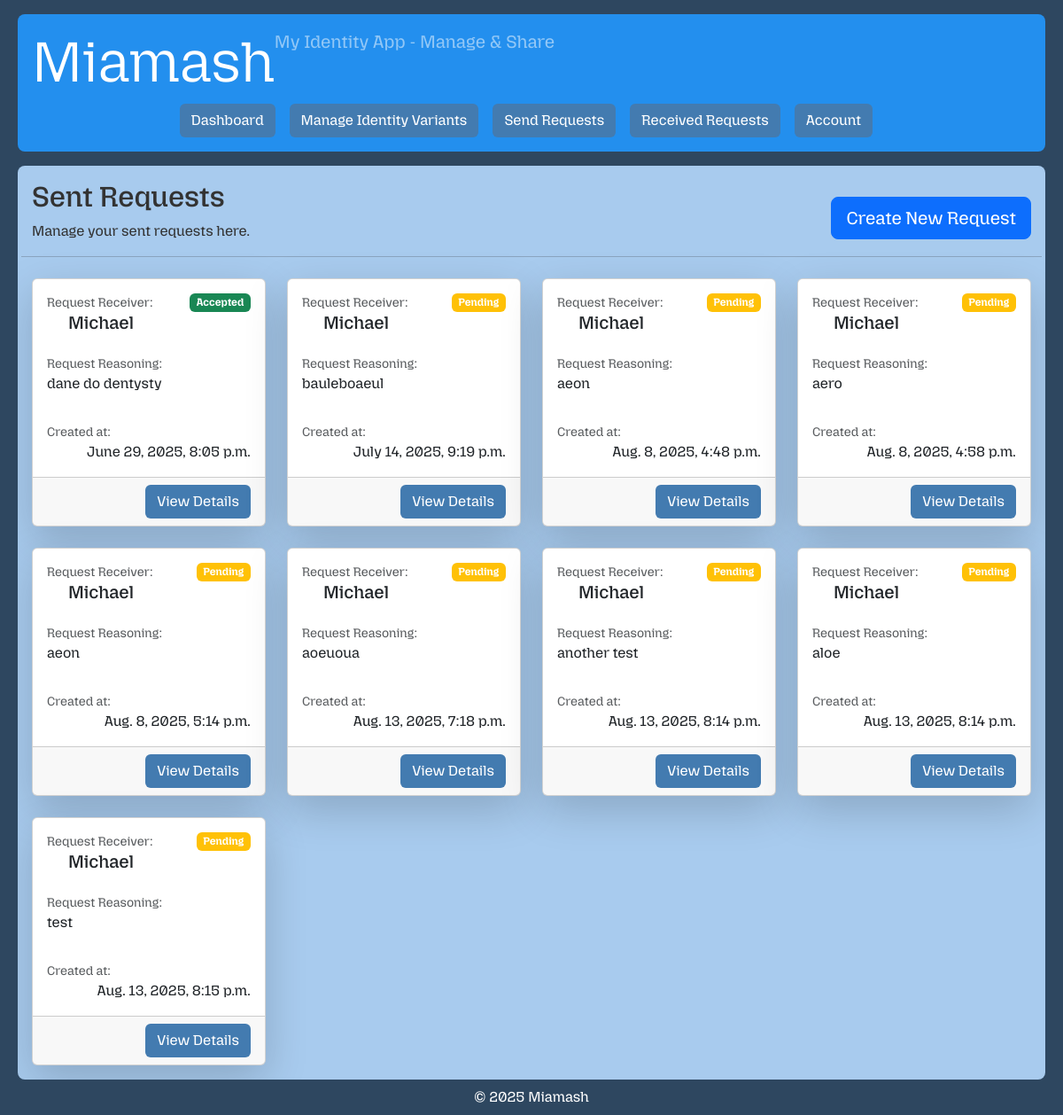
The app's page /request/send/ (signed in) with its own data.
### core/models.py (models this page shows, shortened)
class Request(models.Model):
    sender = models.ForeignKey(User, on_delete=models.CASCADE, related_name='requests_sent')
    receiver = models.ForeignKey(User, on_delete=models.CASCADE, related_name='requests_received')
    request_reasoning = models.TextField(blank=True)
    created_at = models.DateTimeField(auto_now_add=True)
    class Status(models.TextChoices):
        PENDING = 'pending', 'Pending'
        ACCEPTED = 'accepted', 'Accepted'
        DENIED = 'denied', 'Denied'
    status = models.CharField(max_length=10, choices=Status.choices, default=Status.PENDING)

### web/views.py (the view)
# urls.py: path('request/send/', RequestSendListView.as_view(), name='request-send-list'),
class RequestSendListView(RequestSenderPermissionMixin, ListView):
    template_name = 'private/request_send_list.html'
    context_object_name = 'send_requests'

### web/permissions.py (called while the page is built)
    def get_queryset(self):
        return self.model.objects.filter(sender=self.request.user)

### web/templates/private/request_send_list.html (shortened to what this page needs)
{% extends "private/base.html" %}
{% block content %}
    <div class="row align-items-center mb-2">
        <div class="col">
            <h2>Sent Requests</h2>
            <p>Manage your sent requests here.</p>
        </div>
        <div class="col-auto">
            <a class="btn btn-primary btn-lg" href="{% url 'request-send-create' %}">Create New Request</a>
        </div>
        <hr>
    </div>
    {% if send_requests %}
        <div class="row row-cols-1 row-cols-sm-1 row-cols-md-2 row-cols-lg-3 row-cols-xl-4 row-cols-xxl-5  g-4">
            {% for request in send_requests %}
                <div class="col">
                    <div class="card h-100 mb-3 shadow-lg">
                        <div class="card-body d-flex flex-column">
                            <div class="d-flex justify-content-between">
                                <div>
                                    <p class="text-muted mb-0 small">Request Receiver:</p>
                                </div>
                                {% if request.status == "pending" %}
                                    <span class="badge bg-warning">Pending</span>
                                {% endif %}
                                {% if request.status == "accepted" %}
                                    <span class="badge bg-success">Accepted</span>
                                {% endif %}
                            </div>
                            <h5 class="card-text ps-4 ">{{ request.receiver }}</h5>
                            <p class="text-muted mb-0 mt-3 small">Request Reasoning:</p>
                            <p class="card-text">{{ request.request_reasoning }}</p>
                            <div class="flex-grow-1"></div>
                            <p class="text-muted mb-0 small">Created at:</p>
                            <p class="card-text text-end">{{ request.created_at }}</p>
                        </div>
                        <div class="card-footer text-end">
                            <a class="btn btn-blue" href="{% url 'request-send-detail' request.id %}">View Details</a>
                        </div>
                    </div>
                </div>
            {% endfor %}
        </div>
    {% else %}
        <p>No sent requests at the moment... Make one now!</p>
    {% endif %}
{% endblock %}

### web/static/css/private/base.css (style rules this page uses)
body { font-family: 'MozillaHeadline', Arial, sans-serif; color: #333; background-color: rgb(46, 71, 96); height: 100vh; display: flex; flex-direction: column; }
.btn-blue { background-color: #437bb0; color: white; }

### records on screen
Request: status "Accepted", receiver "Michael", request_reasoning "dane do dentysty", created_at "June 29, 2025, 8:05 p.m."
Request: status "Pending", receiver "Michael", request_reasoning "bauleboaeul", created_at "July 14, 2025, 9:19 p.m."
Request: status "Pending", receiver "Michael", request_reasoning "aeon", created_at "Aug. 8, 2025, 4:48 p.m."
Request: status "Pending", receiver "Michael", request_reasoning "aero", created_at "Aug. 8, 2025, 4:58 p.m."
Request: status "Pending", receiver "Michael", request_reasoning "aeon", created_at "Aug. 8, 2025, 5:14 p.m."
Request: status "Pending", receiver "Michael", request_reasoning "aoeuoua", created_at "Aug. 13, 2025, 7:18 p.m."
Request: status "Pending", receiver "Michael", request_reasoning "another test", created_at "Aug. 13, 2025, 8:14 p.m."
Request: status "Pending", receiver "Michael", request_reasoning "aloe", created_at "Aug. 13, 2025, 8:14 p.m."
Request: status "Pending", receiver "Michael", request_reasoning "test", created_at "Aug. 13, 2025, 8:15 p.m."
